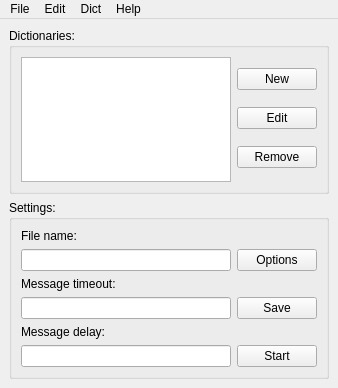
<?xml version="1.0" encoding="UTF-8"?>
<ui version="4.0">
 <class>MainWindow</class>
 <widget class="QMainWindow" name="MainWindow">
  <property name="geometry">
   <rect>
    <x>0</x>
    <y>0</y>
    <width>338</width>
    <height>388</height>
   </rect>
  </property>
  <property name="windowTitle">
   <string>qWordNotify</string>
  </property>
  <widget class="QWidget" name="centralwidget">
   <layout class="QVBoxLayout" name="verticalLayout_5">
    <item>
     <widget class="QGroupBox" name="dictGroupBox">
      <property name="title">
       <string>Dictionaries:</string>
      </property>
      <layout class="QHBoxLayout" name="horizontalLayout_3">
       <item>
        <widget class="QListView" name="dictListView"/>
       </item>
       <item>
        <layout class="QVBoxLayout" name="verticalLayout_6">
         <item>
          <widget class="QPushButton" name="dictNewPushButton">
           <property name="text">
            <string>New</string>
           </property>
          </widget>
         </item>
         <item>
          <widget class="QPushButton" name="dictEditPushButton">
           <property name="text">
            <string>Edit</string>
           </property>
          </widget>
         </item>
         <item>
          <widget class="QPushButton" name="dictRemovePushButton">
           <property name="text">
            <string>Remove</string>
           </property>
          </widget>
         </item>
        </layout>
       </item>
      </layout>
     </widget>
    </item>
    <item>
     <widget class="QGroupBox" name="settingsGroupBox">
      <property name="title">
       <string>Settings:</string>
      </property>
      <layout class="QVBoxLayout" name="verticalLayout_4">
       <item>
        <layout class="QVBoxLayout" name="verticalLayout_2">
         <item>
          <widget class="QLabel" name="fileLabel">
           <property name="text">
            <string>File name:</string>
           </property>
          </widget>
         </item>
         <item>
          <layout class="QHBoxLayout" name="horizontalLayout_4">
           <item>
            <widget class="QLineEdit" name="fileLineEdit"/>
           </item>
           <item>
            <widget class="QPushButton" name="optionsPushButton">
             <property name="text">
              <string>Options</string>
             </property>
            </widget>
           </item>
          </layout>
         </item>
        </layout>
       </item>
       <item>
        <layout class="QVBoxLayout" name="verticalLayout">
         <item>
          <widget class="QLabel" name="timeoutLabel">
           <property name="text">
            <string>Message timeout:</string>
           </property>
          </widget>
         </item>
         <item>
          <layout class="QHBoxLayout" name="horizontalLayout_2">
           <item>
            <widget class="QLineEdit" name="timeoutLineEdit"/>
           </item>
           <item>
            <widget class="QPushButton" name="savePushButton">
             <property name="text">
              <string>Save</string>
             </property>
            </widget>
           </item>
          </layout>
         </item>
        </layout>
       </item>
       <item>
        <layout class="QVBoxLayout" name="verticalLayout_3">
         <item>
          <widget class="QLabel" name="delayLabel">
           <property name="text">
            <string>Message delay:</string>
           </property>
          </widget>
         </item>
         <item>
          <layout class="QHBoxLayout" name="horizontalLayout">
           <item>
            <widget class="QLineEdit" name="delayLineEdit"/>
           </item>
           <item>
            <widget class="QPushButton" name="startPushButton">
             <property name="text">
              <string>Start</string>
             </property>
            </widget>
           </item>
          </layout>
         </item>
        </layout>
       </item>
      </layout>
     </widget>
    </item>
   </layout>
  </widget>
  <widget class="QMenuBar" name="menubar">
   <property name="geometry">
    <rect>
     <x>0</x>
     <y>0</y>
     <width>338</width>
     <height>26</height>
    </rect>
   </property>
   <widget class="QMenu" name="menuFile">
    <property name="title">
     <string>File</string>
    </property>
    <addaction name="actionStart"/>
    <addaction name="separator"/>
    <addaction name="actionQuit"/>
   </widget>
   <widget class="QMenu" name="menuEdit">
    <property name="title">
     <string>Edit</string>
    </property>
    <addaction name="actionPreferences"/>
   </widget>
   <widget class="QMenu" name="menuDict">
    <property name="title">
     <string>Dict</string>
    </property>
    <addaction name="actionNew"/>
    <addaction name="actionEdit"/>
    <addaction name="actionRemove"/>
   </widget>
   <widget class="QMenu" name="menuAbout">
    <property name="title">
     <string>Help</string>
    </property>
    <addaction name="actionAbout"/>
    <addaction name="actionAbout_Qt"/>
   </widget>
   <addaction name="menuFile"/>
   <addaction name="menuEdit"/>
   <addaction name="menuDict"/>
   <addaction name="menuAbout"/>
  </widget>
  <action name="actionStart">
   <property name="text">
    <string>Start</string>
   </property>
  </action>
  <action name="actionQuit">
   <property name="text">
    <string>Quit</string>
   </property>
  </action>
  <action name="actionPreferences">
   <property name="text">
    <string>Preferences</string>
   </property>
  </action>
  <action name="actionNew">
   <property name="text">
    <string>New</string>
   </property>
  </action>
  <action name="actionEdit">
   <property name="text">
    <string>Edit</string>
   </property>
  </action>
  <action name="actionRemove">
   <property name="text">
    <string>Remove</string>
   </property>
  </action>
  <action name="actionAbout">
   <property name="text">
    <string>About</string>
   </property>
  </action>
  <action name="actionAbout_Qt">
   <property name="text">
    <string>About Qt</string>
   </property>
  </action>
 </widget>
 <resources/>
 <connections/>
</ui>
